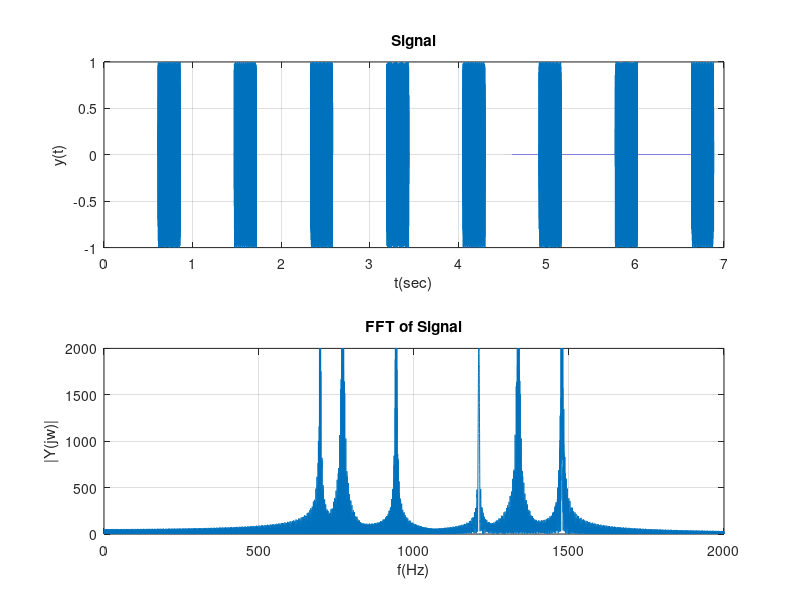

Recreate this plot in MATLAB. (Note: this script raises an error after producing the figure.)
% ECE 4755 Project 4: Touch Tone
% Part 3

clc, clear; close all;
Fs = 32768;
t = 0 : 1/Fs : 0.25;
fr = [ 697 , 770 , 852 , 942];
fc = [ 1209 , 1336 , 1477];
for m = 1:4
    for n = 1:3
        y1 = sin(2*pi*fr(m)*t);
        y2 = sin(2*pi*fc(n)*t);
        y = 0.5*(y1+y2);
        y = double(y);
        Len_y = length(y);
        p = abs(fft(y));
        f = (Fs/Len_y)*(1:Len_y);       
    end
end
% ---------------------------
% Problem 4
Z = [];
Temp = [];
for h = 1:8
    m = randperm(4);
    m = m(1);
    n = randperm(3);
    n = n(1);
    y1_t = sin(2*pi*fr(m)*t);
    y2_t= sin(2*pi*fc(n)*t);
    y_t = 0.5*(y1_t+y2_t);
    Z = [Z,zeros(1,20000), y_t];
    Temp = [Temp, [m ; n]];
end
disp(Temp);
sound(Z,Fs)
Z = double(Z);
Len_Z = length(Z);
tt = (1:Len_Z)/Fs;
p = abs(fft(Z));
f = (Fs/Len_Z)*(1:Len_Z);
figure; subplot(211); plot(tt,Z); grid 
title('Signal'); ylabel('y(t)'); xlabel('t(sec)');
subplot(212); plot(f,p); title('FFT of Signal'); 
ylabel('|Y(jw)|'); xlabel('f(Hz)'); grid;
axis([0 2000 0 2000]);
figure;
pspectrum(Z,Fs,'spectrogram', ...
'FrequencyLimits',[0 2000],'TimeResolution',0.1)
% -------------------------------
% This is how the noisy signal was generated. You can uncomment this
% section and see the figures. Since this was generated randomly, you will
% get the same signal Test2.wav as is given to you in the porject.
% pause(10)
% Z = Z+randn(size(Z));
% soundsc(Z,Fs)
% Z = double(Z);
% Len_Z = length(Z);
% tt = (1:Len_Z)/Fs;
% p = abs(fft(Z));
% f = (Fs/Len_Z)*(1:Len_Z);
% figure; subplot(211); plot(tt,Z); grid 
% title('Signal'); ylabel('y(t)'); xlabel('t(sec)');
% subplot(212); plot(f,p); title('FFT of Signal'); 
% ylabel('|Y(jw)|'); xlabel('f(Hz)'); grid;
% axis([0 2000 0 2000]);
% figure;
% pspectrum(Z,Fs,'spectrogram', ...
% 'FrequencyLimits',[0 2000],'TimeResolution',0.1)
% audiowrite('Test2.wav',Z,Fs)
